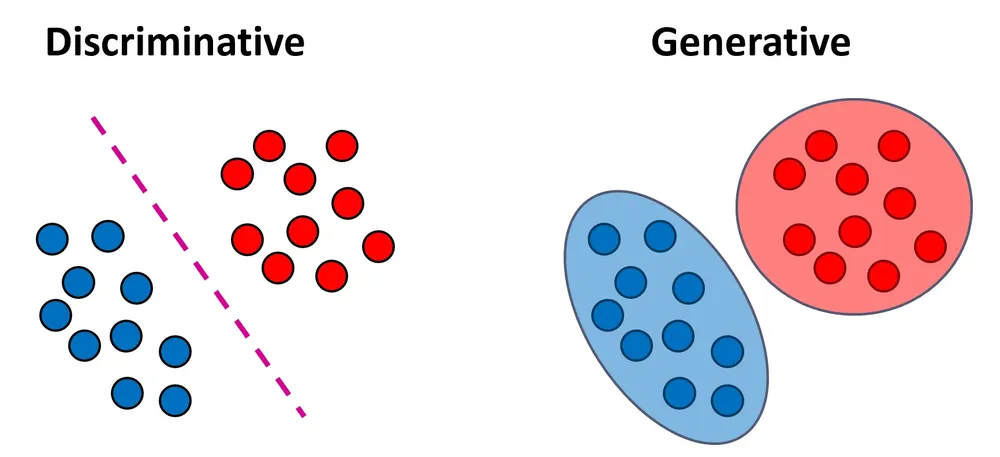
#> input picture generative-ai/content/img1002_DvsG.webp, 1000 x 457 px, shrunk from 1732 x 792 before the run
$ python -i utils.py   (imports and definitions only)
#> lines starting #> are read from the running program, lines starting #| are printed output that depends on the picture
#> further down, picture is the input picture: shape (457, 1000, 3); mean B, G, R 227.3, 222.1, 232
import cv2
import PIL
from PIL import Image
import numpy as np
import matplotlib.pyplot as plt


# [106 lines left out: functions display_images, simple_ae_plot, forward_diffusion_process, forward_diffusion_step, not called in this run]


def refine_img_morphology(img_pil, kernel_size=15, erosion_iter=1, dilation_iter=3):
    """
    - убрать черные засечки вне маски
    - белые засечки внутри маски
    - увеличить маскируемую область (по форме)

    """
#> called with kernel_size = 15, erosion_iter = 1, dilation_iter = 3

    img_np = np.array(img_pil)

    # Создание ядра для морфологических операций
    kernel = np.ones((kernel_size, kernel_size), np.uint8)

    # Удаление белых засечек вне объекта
    erosion = cv2.erode(img_np, kernel, iterations=erosion_iter)
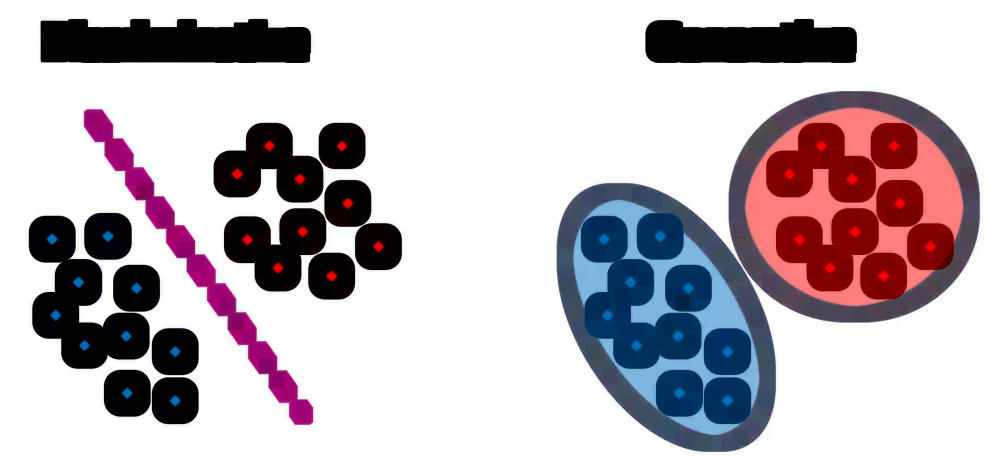
#> erosion: shape (457, 1000, 3); mean B, G, R 189.2, 183.2, 192.1

    # Закрашивание черных областей внутри объекта
    dilation = cv2.dilate(erosion, kernel, iterations=dilation_iter)
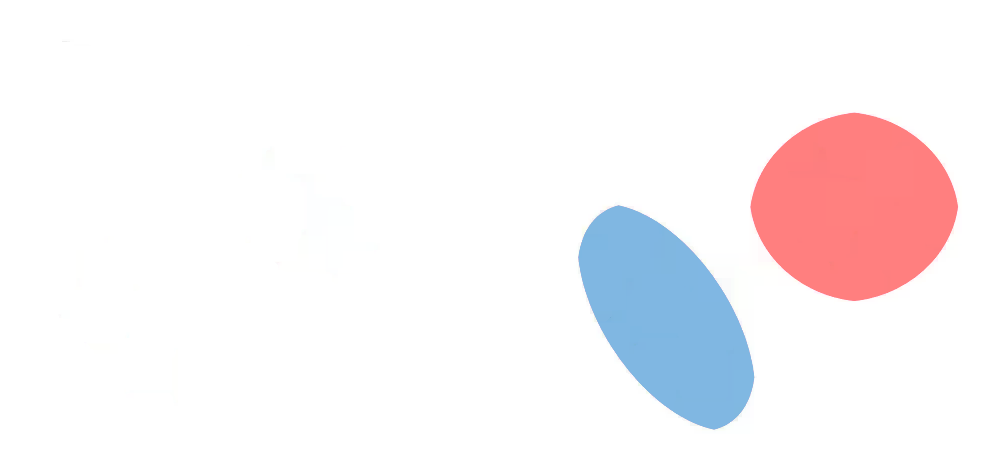
#> dilation: shape (457, 1000, 3); mean B, G, R 245.3, 243.1, 248.2
    closing = cv2.erode(dilation, kernel, iterations=erosion_iter)
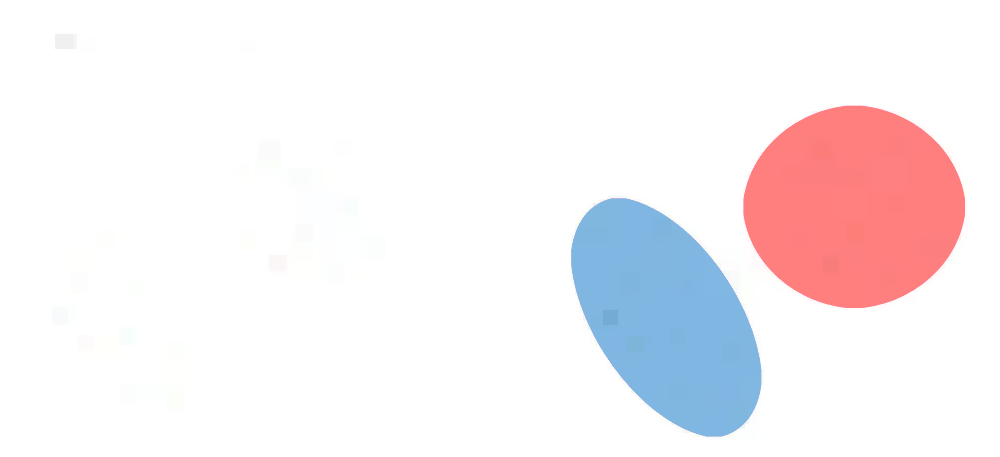
#> closing: shape (457, 1000, 3); mean B, G, R 243.2, 240.5, 246.5

    # Конвертация обработанного изображения обратно в формат PIL
    if closing.ndim == 3:
        closing = cv2.cvtColor(closing, cv2.COLOR_BGR2RGB)
    processed_pil_image = Image.fromarray(closing)

    return processed_pil_image


# [25 lines left out: function overlay_colored_masks, not called in this run]

>>> import cv2
>>> picture = cv2.imread('content/img1002_DvsG.webp')
>>> result = refine_img_morphology(picture)

$ run again, on generative-ai/content/img1003_CvDR.webp
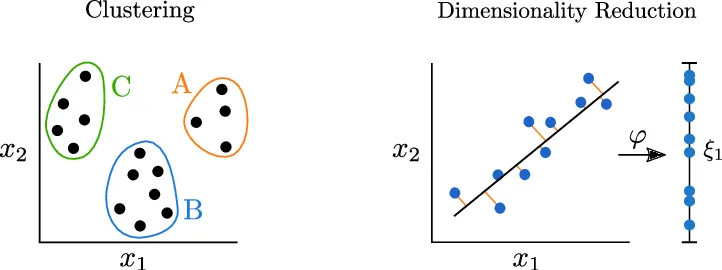
#> input picture generative-ai/content/img1003_CvDR.webp, 722 x 270 px
#> picture is the input picture: shape (270, 722, 3); mean B, G, R 244.9, 244.8, 243.8
#> in refine_img_morphology, `erosion = cv2.erode(img_np, kernel, iterations=erosion_iter)`:
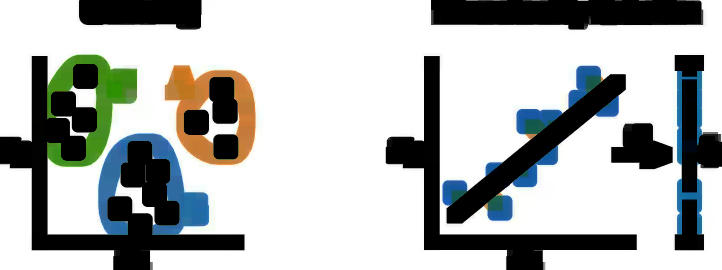
#> erosion: shape (270, 722, 3); mean B, G, R 181.9, 183.3, 180.1
#> in refine_img_morphology, `dilation = cv2.dilate(erosion, kernel, iterations=dilation_iter)`:
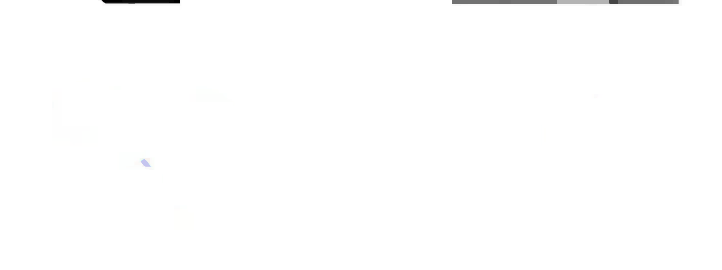
#> dilation: shape (270, 722, 3); mean B, G, R 254, 254, 254

$ run again, on generative-ai/content/img1004_SSL.webp
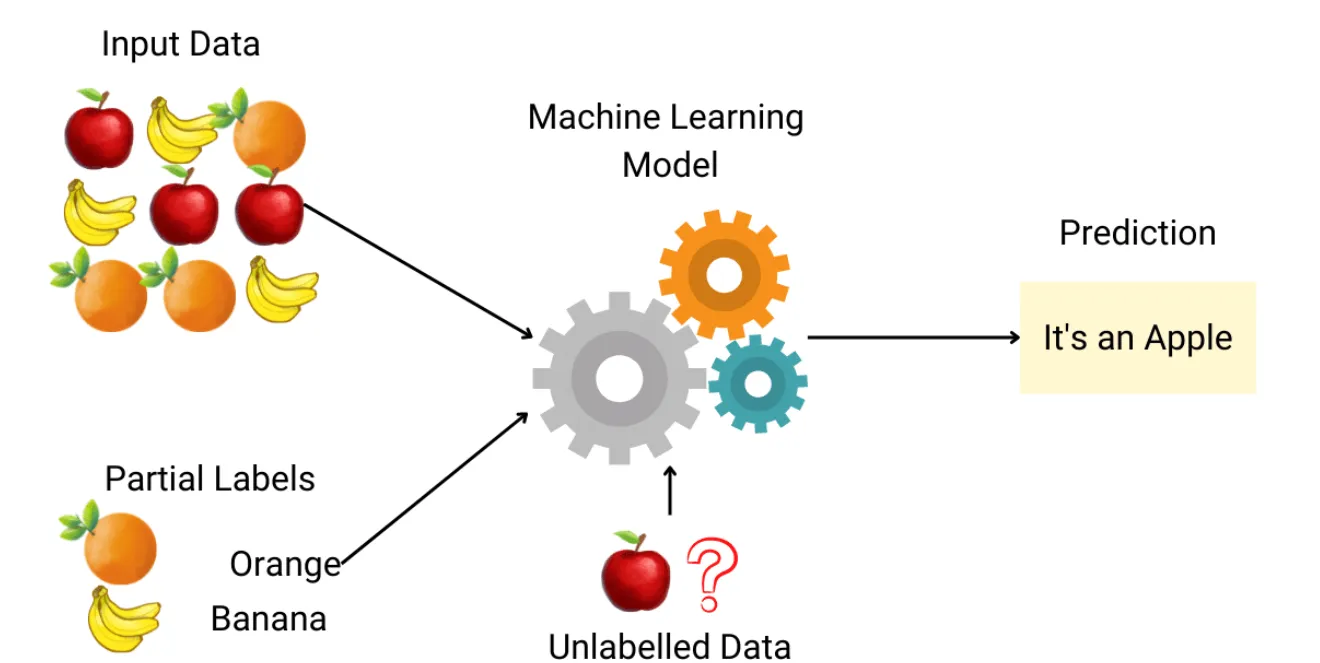
#> input picture generative-ai/content/img1004_SSL.webp, 1320 x 663 px
#> picture is the input picture: shape (663, 1320, 3); mean B, G, R 232.7, 239.7, 244.7
#> in refine_img_morphology, `erosion = cv2.erode(img_np, kernel, iterations=erosion_iter)`:
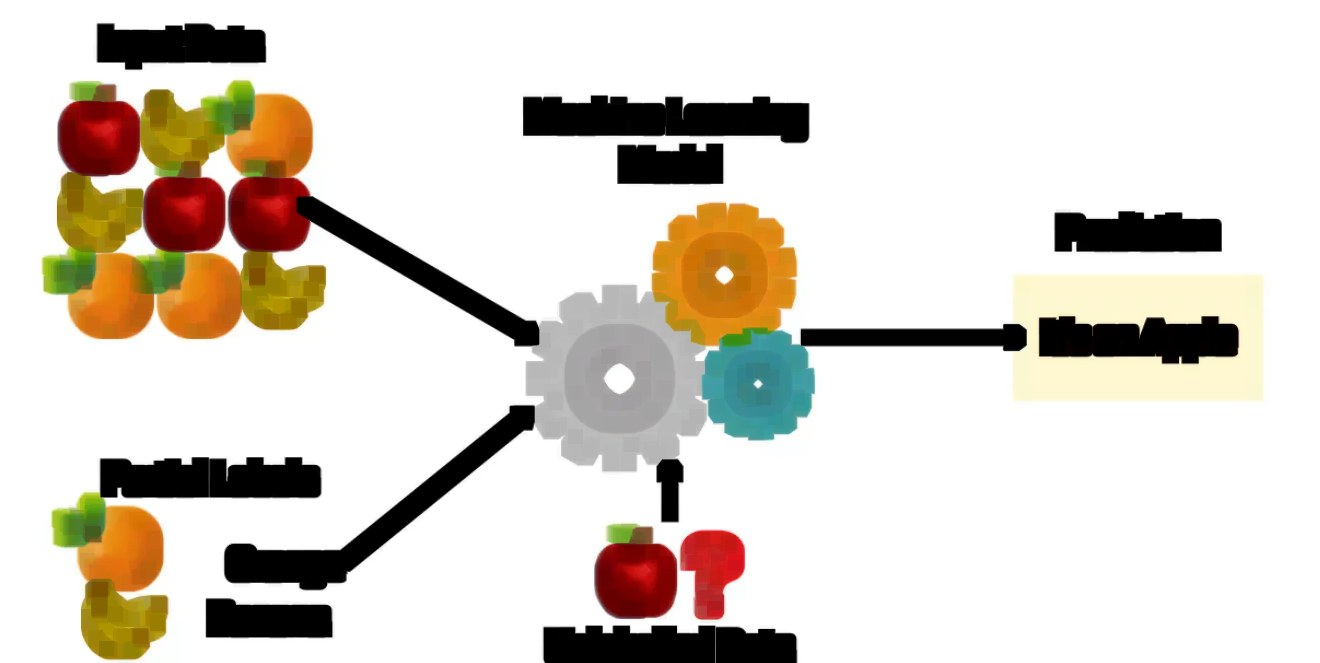
#> erosion: shape (663, 1320, 3); mean B, G, R 202.6, 212.1, 219
#> in refine_img_morphology, `closing = cv2.erode(dilation, kernel, iterations=erosion_iter)`:
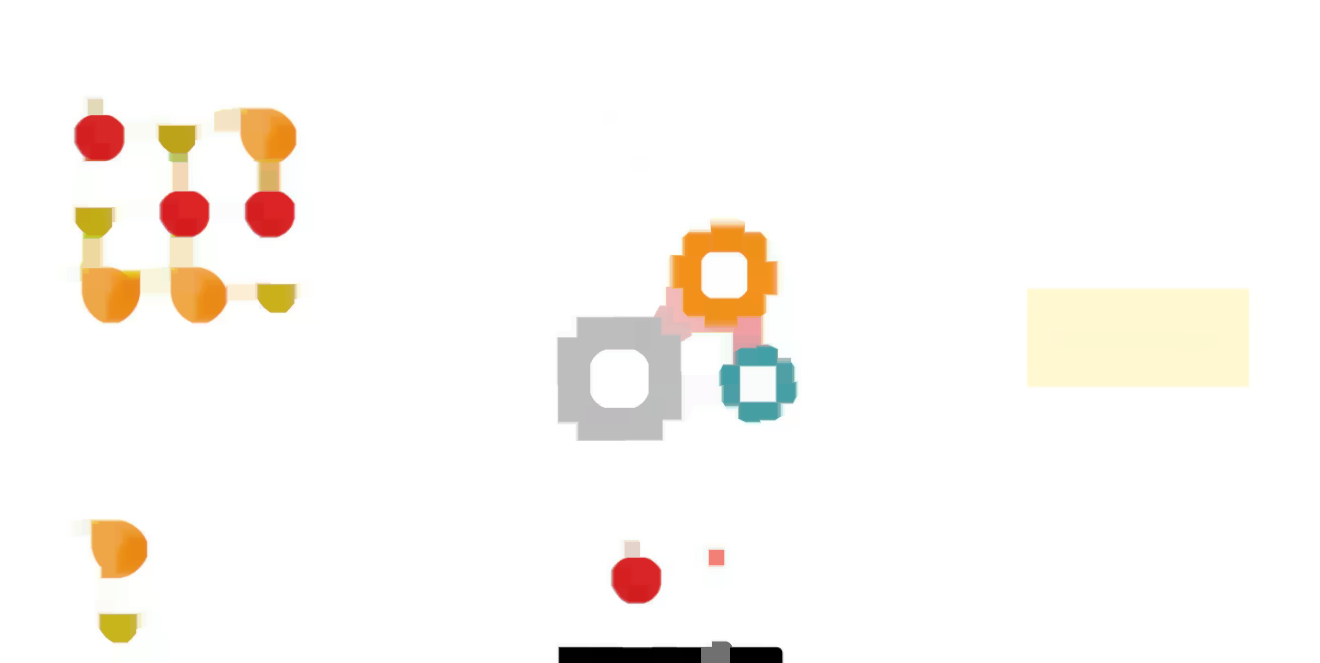
#> closing: shape (663, 1320, 3); mean B, G, R 244, 247.9, 251.3
